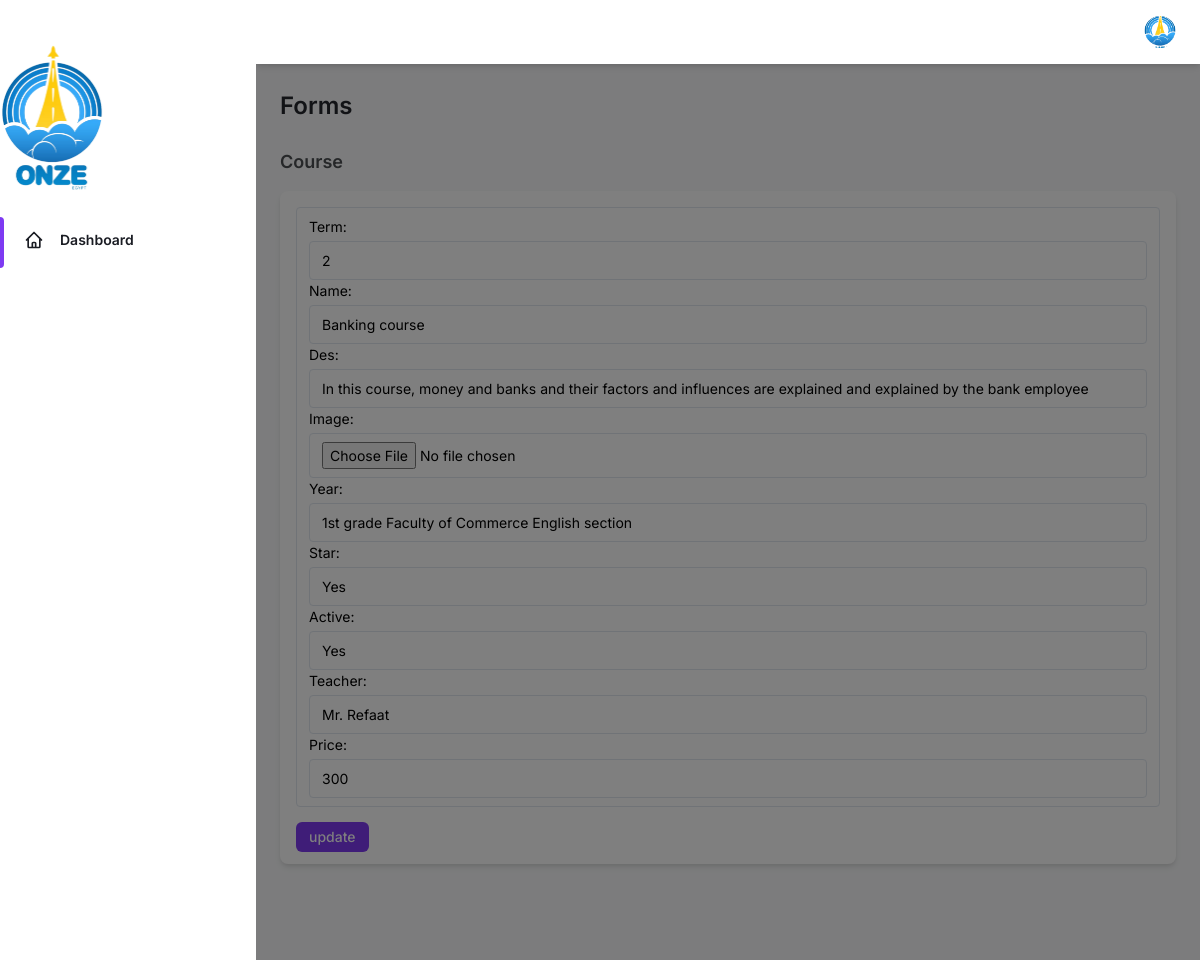
Page /pages/CatUpdate/2/ (signed in) on the committed database.
### course/models.py (models this page shows, shortened)
class CatCourses(models.Model):
    choices = [
        ("1",'1'),('2','2')
    ]
    term = models.CharField(max_length=10, choices=choices)
    name = models.CharField(max_length=100)
    des = models.TextField()
    price = models.IntegerField()
    image = models.ImageField(upload_to='CatCourses/%y/%m/%d', null=True , blank= True)
    year = models.ForeignKey(year, on_delete=models.CASCADE, related_name='ye')
    star = models.BooleanField(default=False, null=True, blank=True)
    active = models.BooleanField(default=True, null=True, blank=True)
    users = models.ManyToManyField(User, blank=True)
    teacher = models.ForeignKey(Teacher, on_delete=models.PROTECT, related_name='cources' ,null=True, blank=True)
    cartIcon = models.BooleanField(null=True, blank=True)
    myCourseIcon = models.BooleanField(null=True, blank=True)

class year(models.Model):
    name = models.CharField(max_length=100)
    college = models.ForeignKey(college, on_delete=models.CASCADE)
    def __str__(self) -> str:
        return (self.name +"  "+self.college.name)

class college(models.Model):
    name = models.CharField(max_length=100)

class Teacher(models.Model):
    name = models.CharField(max_length=50)
    des = models.TextField()
    image = models.ImageField(upload_to='teacher/%y/%m/%d', null=True , blank=True)
    def __str__(self):
        return self.name

### website/views.py (the view, shortened to what this page needs)
# urls.py: path('CatUpdate/<int:id>/', updateCatCoursesForm, name="Update"),
@login_required
def updateCatCoursesForm(request, id):
    if request.method == 'GET' :
        bb = CatCourses.objects.get(id = id)
        context = {
            "forms": CoursesForms(instance=bb),
            "dd":"update"
        }
        return render( request,'charts.html', context=context)

### templates/charts.html (shortened to what this page needs)
{% load static %}
<!DOCTYPE html>
<html :class="{ 'theme-dark': dark }" x-data="data()" lang="en">
  <head>
    <link rel="stylesheet" href=" {% static 'assets/css/tailwind.output.css' %} " />
  </head>
  <body>
    <div
      class="flex h-screen bg-gray-50 dark:bg-gray-900"
      :class="{ 'overflow-hidden': isSideMenuOpen }"
    >
      <aside
        class="z-20 hidden w-64 overflow-y-auto bg-white dark:bg-gray-800 md:block flex-shrink-0"
      >
        <div class="py-4 text-gray-500 dark:text-gray-400">
          <a
            class="ml-6 text-lg font-bold text-gray-800 dark:text-gray-200"
            href="{% url 'pages:index' %}"
          >
            <img src="{% static 'logo\wwww-removebg-preview.png' %}" style="height: 150px; width: auto;" >
          </a>
          <ul class="mt-6">
            <li class="relative px-6 py-3">
              <span
                class="absolute inset-y-0 left-0 w-1 bg-purple-600 rounded-tr-lg rounded-br-lg"
                aria-hidden="true"
              ></span>
              <a
                class="inline-flex items-center w-full text-sm font-semibold text-gray-800 transition-colors duration-150 hover:text-gray-800 dark:hover:text-gray-200 dark:text-gray-100"
                href="{% url 'pages:index' %}"
              >
                <svg
                  class="w-5 h-5"
                  aria-hidden="true"
                  fill="none"
                  stroke-linecap="round"
                  stroke-linejoin="round"
                  stroke-width="2"
                  viewBox="0 0 24 24"
                  stroke="currentColor"
                >
                  <path
                    d="M3 12l2-2m0 0l7-7 7 7M5 10v10a1 1 0 001 1h3m10-11l2 2m-2-2v10a1 1 0 01-1 1h-3m-6 0a1 1 0 001-1v-4a1 1 0 011-1h2a1 1 0 011 1v4a1 1 0 001 1m-6 0h6"
                  ></path>
                </svg>
                <span class="ml-4">Dashboard</span>
              </a>
            </li>
          </ul>
        </div>
      </aside>
      <div
        x-show="isSideMenuOpen"
        x-transition:enter="transition ease-in-out duration-150"
        x-transition:enter-start="opacity-0"
        x-transition:enter-end="opacity-100"
        x-transition:leave="transition ease-in-out duration-150"
        x-transition:leave-start="opacity-100"
        x-transition:leave-end="opacity-0"
        class="fixed inset-0 z-10 flex items-end bg-black bg-opacity-50 sm:items-center sm:justify-center"
      ></div>
      <div class="flex flex-col flex-1 w-full">
        <header class="z-10 py-4 bg-white shadow-md dark:bg-gray-800">
          <div
            class="container flex items-center justify-between h-full px-6 mx-auto text-purple-600 dark:text-purple-300"
          >
            <ul class="flex items-center flex-shrink-0 space-x-6">
              <li class="relative">
                <button
                  class="align-middle rounded-full focus:shadow-outline-purple focus:outline-none"
                  @click="toggleProfileMenu"
                  @keydown.escape="closeProfileMenu"
                  aria-label="Account"
                  aria-haspopup="true"
                >
                  <img
                    class="object-cover w-8 h-8 rounded-full"
                    src="{% static 'logo\wwww-removebg-preview.png' %}"
                    alt=""
                    aria-hidden="true"
                  />
                </button>
              </li>
            </ul>
          </div>
        </header>
        <main class="h-full pb-16 overflow-y-auto">
          <div class="container px-6 mx-auto grid">
            <h2
              class="my-6 text-2xl font-semibold text-gray-700 dark:text-gray-200"
            >
              Forms
            </h2>
            <h4
              class="mb-4 text-lg font-semibold text-gray-600 dark:text-gray-300"
            >
              Course
            </h4>
            <div
              class="px-4 py-3 mb-8 bg-white rounded-lg shadow-md dark:bg-gray-800"
            >
            <form method="post" enctype="multipart/form-data">
              <label class="block text-sm">
                <div
                  class="block w-full mt-1 text-sm dark:border-gray-600 dark:bg-gray-700 focus:border-purple-400 focus:outline-none focus:shadow-outline-purple dark:text-gray-300 dark:focus:shadow-outline-gray form-input"
                >
                {{forms}}{{messagee}}
              </div>
              </label>
              <button
                  class="px-3 py-1 text-sm font-medium leading-5 text-white transition-colors duration-150 bg-purple-600 border border-transparent rounded-md active:bg-purple-600 hover:bg-purple-700 focus:outline-none focus:shadow-outline-purple"
                type="submit" style="margin-top: 15px;">
                  {{dd}}
                </button>
              </form>
          </div>
        </main>
      </div>
    </div>
  </body>
</html>

### rows in the picture
CatCourses: term "2", name "Banking course", des "In this course, money and banks and their factors and influences are explained and explained by the bank employee", year "1st grade Faculty of Commerce English section", star "Yes", active "Yes", teacher "Mr. Refaat", price "300"

### other values in the picture
{{ dd }} "update"
